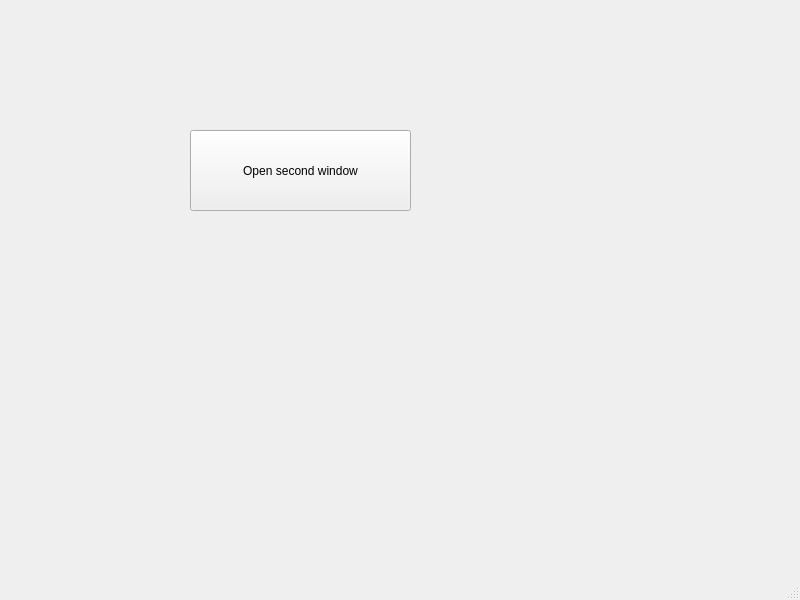
<?xml version="1.0" encoding="UTF-8"?>
<ui version="4.0">
 <class>MainWindow</class>
 <widget class="QMainWindow" name="MainWindow">
  <property name="geometry">
   <rect>
    <x>0</x>
    <y>0</y>
    <width>800</width>
    <height>600</height>
   </rect>
  </property>
  <property name="windowTitle">
   <string>MainWindow</string>
  </property>
  <widget class="QWidget" name="centralwidget">
   <widget class="QPushButton" name="pushButton">
    <property name="geometry">
     <rect>
      <x>190</x>
      <y>130</y>
      <width>221</width>
      <height>81</height>
     </rect>
    </property>
    <property name="text">
     <string>Open second window</string>
    </property>
   </widget>
  </widget>
  <widget class="QMenuBar" name="menubar">
   <property name="geometry">
    <rect>
     <x>0</x>
     <y>0</y>
     <width>800</width>
     <height>22</height>
    </rect>
   </property>
  </widget>
  <widget class="QStatusBar" name="statusbar"/>
 </widget>
 <resources/>
 <connections/>
</ui>
